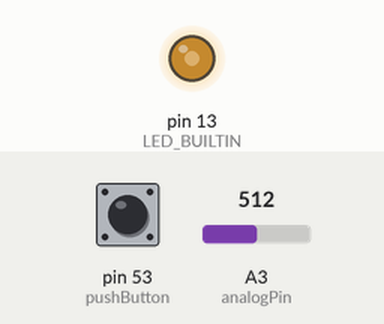
Simulated run of this sketch. Board: Arduino Mega 2560, built with avr-gcc and run on an emulated ATmega2560. Shown: output pins drawn as LEDs (lit = HIGH). The inputs (shaded band) are chosen by the test bench; at power-on: pin 53 (pushButton) LOW, A3 (analogPin) = 512.

Above: at 0.62 s.
1.3 s: pin 53 (pushButton) pulled HIGH for 0.15 s
At 1.7 s:
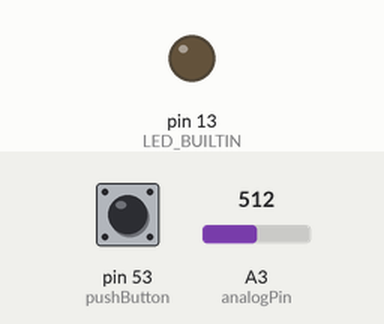
4.3 s: pin 53 (pushButton) pulled HIGH for 3.2 s
At 11.4 s:
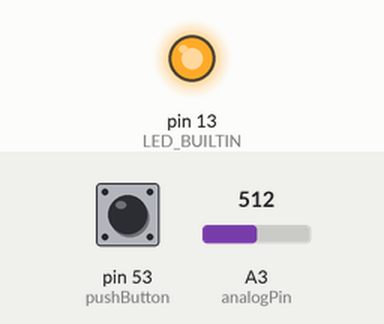
Timing chart, 0 to 15.0 s (numbered marks = the images above; inputs shaded):
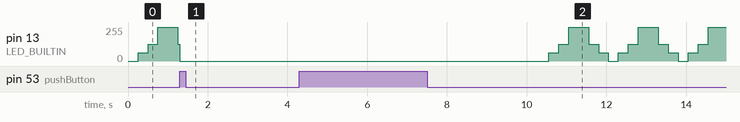

The sketch:

PulseControl.ino
```cpp
const int pushButton = 53;
const int PulsePin = 2;
int analogPin = A3;

unsigned int c_time = 0;
unsigned int p_time = 0;

float interval = 1;

bool buttonState = 0;
double read_voltage =5;

double pulse_time = 0;


void setup() {
  Serial.begin(9600);
  pinMode(pushButton, INPUT);
  pinMode(LED_BUILTIN, OUTPUT);
}

void loop() {
  buttonState = digitalRead(pushButton);
  c_time = millis();
  led_dim();
  read_voltage = analogRead(analogPin);
  eval_voltage(5);

  if (buttonState == HIGH)
  {
    analogWrite(LED_BUILTIN, 255);
    digitalWrite(PulsePin, HIGH);
    delay(pulse_time);
    digitalWrite(PulsePin, LOW);
    analogWrite(LED_BUILTIN, 0);
    buttonState = 0;
    delay(3000);
    p_time  = millis();
  }
}


void led_dim()
{
  if ((interval / 8) >= (c_time - p_time))
  {
    analogWrite(LED_BUILTIN, 0);
  }
  else if ((2 * interval / 8) >= (c_time - p_time) && (interval / 8) < (c_time - p_time) )
  {
    analogWrite(LED_BUILTIN, 63);
  }
  else if ((3 * interval / 8) >= (c_time - p_time) && (2 * interval / 8) < (c_time - p_time) )
  {
    analogWrite(LED_BUILTIN, 127);
  }
  else if ((4 * interval / 8) >= (c_time - p_time) && (3 * interval / 8) < (c_time - p_time) )
  {
    analogWrite(LED_BUILTIN, 255);
  }
  else if ((5 * interval / 8) >= (c_time - p_time) && (4 * interval / 8) < (c_time - p_time) )
  {
    analogWrite(LED_BUILTIN, 255);
  }
  else if ((6 * interval / 8) >= (c_time - p_time) && (5 * interval / 8) < (c_time - p_time) )
  {
    analogWrite(LED_BUILTIN, 127);
  }
  else if ((7 * interval / 8) >= (c_time - p_time) && (6 * interval / 8) < (c_time - p_time) )
  {
    analogWrite(LED_BUILTIN, 63);
  }
  else if ((8 * interval / 8) >= (c_time - p_time) && (7 * interval / 8) < (c_time - p_time) )
  {
    analogWrite(LED_BUILTIN, 0);
    p_time  = millis();
  }
}

void eval_voltage(double read_voltage)
{
  if (read_voltage >= 4)
  {
    interval = 2000;
    pulse_time  =  0.15;
  }
    if ((read_voltage >= 3) &&  (read_voltage < 4))
  {
    interval = 500;
    pulse_time  =  1;
  }
      if ((read_voltage >= 2) &&  (read_voltage < 3))
  {
    interval = 250;
    pulse_time  =  3.5;
  }
      if ((read_voltage >= 1) &&  (read_voltage < 2))
  {
    interval = 125;
    pulse_time  =  9;
  }
      if ((read_voltage >= 0) &&  (read_voltage < 1))
  {
    interval = 64;
    pulse_time  =  15;
  }

 }
```
